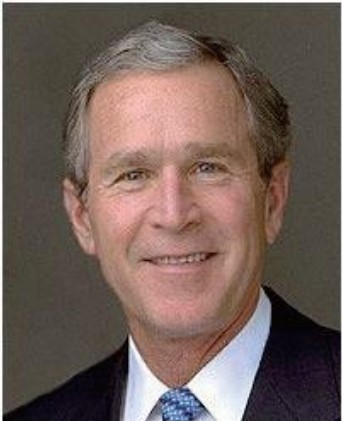
#> input picture openCV_class(cv2)/10_segmentation/img/face1.jpg, 342 x 421 px
$ python h_grabCut.py
#> lines starting #> are read from the running program, lines starting #| are printed output that depends on the picture
import cv2
import numpy as np
import matplotlib.pyplot as plt

img = cv2.imread('img/face1.jpg')
#> img is the input picture: shape (421, 342, 3); mean B, G, R 88.7, 95.4, 113.2

mask = np.zeros(img.shape[:2], np.uint8)

# bgdModel과 fgdModel을 생성. grabCut 내부에서 사용될 배열
bgd_model = np.zeros((1, 65), np.float64)
fgd_model = np.zeros((1, 65), np.float64)

# ROI 설정.  이미지 전체를 대상
rect = (10, 10, img.shape[1]-10, img.shape[0]-10)
#> rect = (10, 10, 332, 411)

# grabCut 실행
cv2.grabCut(img, mask, rect, bgd_model, fgd_model, 5, cv2.GC_INIT_WITH_RECT)

# 마스크 업데이트. 2와 3은 물체의 전경 (foreground)
mask2 = np.where((mask == 2) | (mask == 0), 0, 1).astype('uint8')

# 이미지에 새로운 마스크를 곱해 결과를 리턴
result = img * mask2[:, :, np.newaxis]
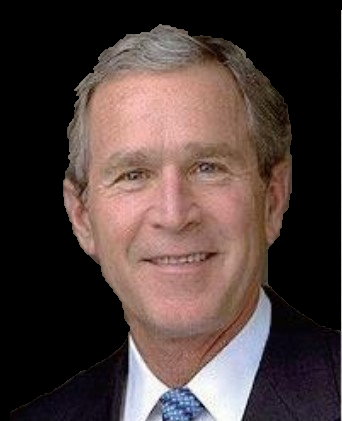
#> result: shape (421, 342, 3); mean B, G, R 58.6, 61.7, 77.4

result = cv2.cvtColor(result, cv2.COLOR_BGR2RGB)
img = cv2.cvtColor(img, cv2.COLOR_BGR2RGB)

# 결과 표시
plt.subplot(121)
plt.imshow(img)
plt.title('Original')
plt.axis('off')

plt.subplot(122)
plt.imshow(result)
plt.title('GrabCut Segmentation')
plt.axis('off')

plt.show()
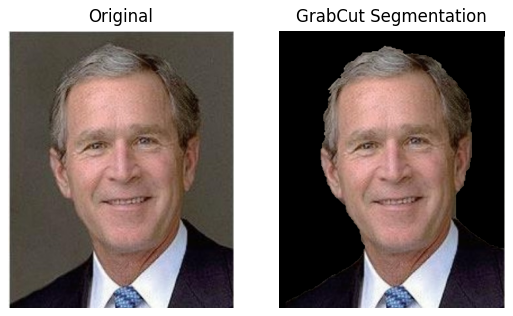
#> figure drawn by matplotlib, 2 panels

$ run again, with openCV_class(cv2)/10_segmentation/img/face2.jpg copied over openCV_class(cv2)/10_segmentation/img/face1.jpg
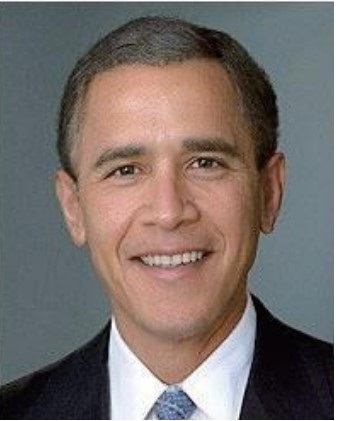
#> input picture openCV_class(cv2)/10_segmentation/img/face2.jpg, 342 x 421 px
#> img is the input picture: shape (421, 342, 3); mean B, G, R 108.4, 112.1, 121.5
#> `result = img * mask2[:, :, np.newaxis]`:
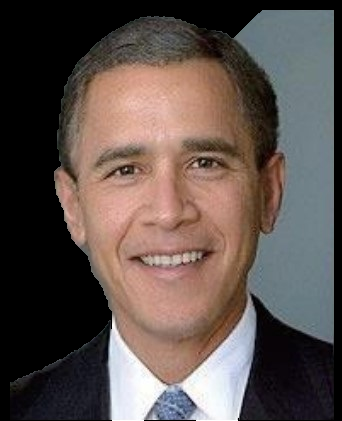
#> result: shape (421, 342, 3); mean B, G, R 76.7, 81.3, 93.4
#> `plt.show()`:
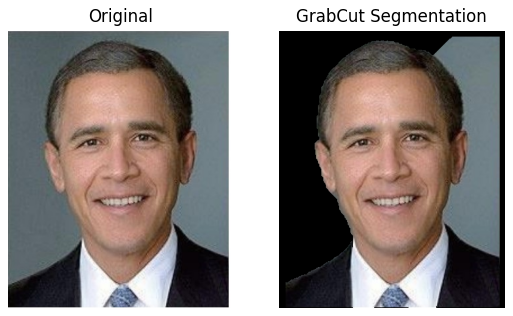
#> figure drawn by matplotlib, 2 panels
